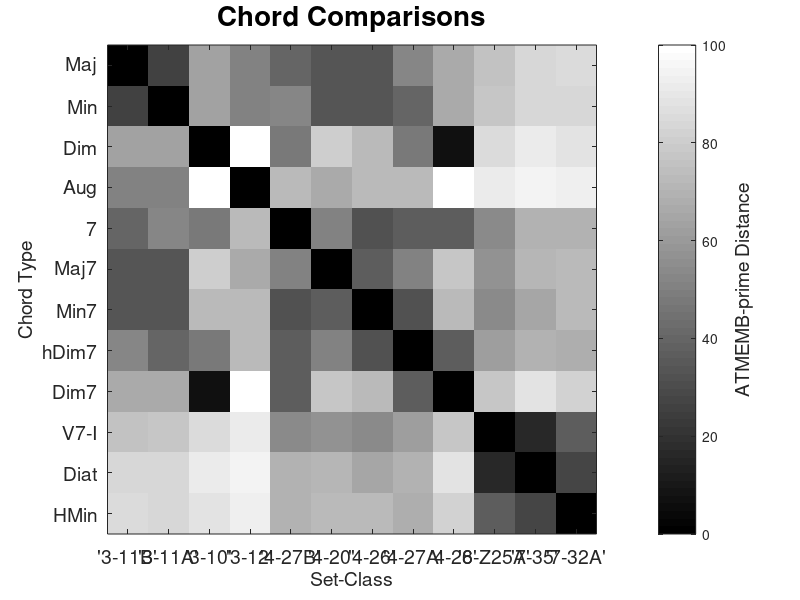
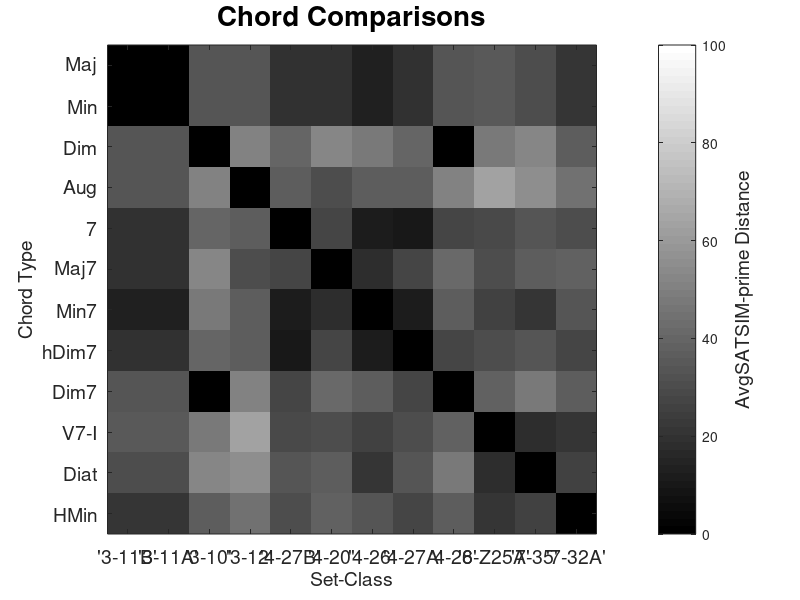
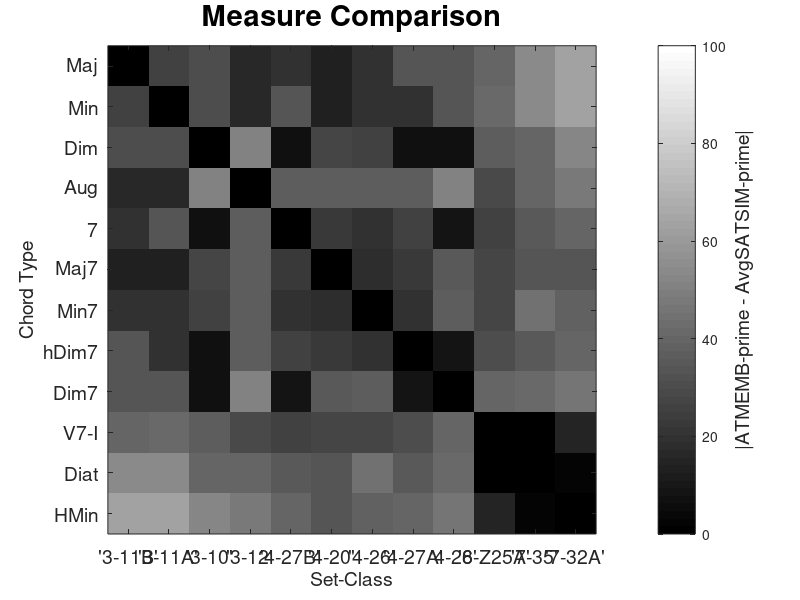
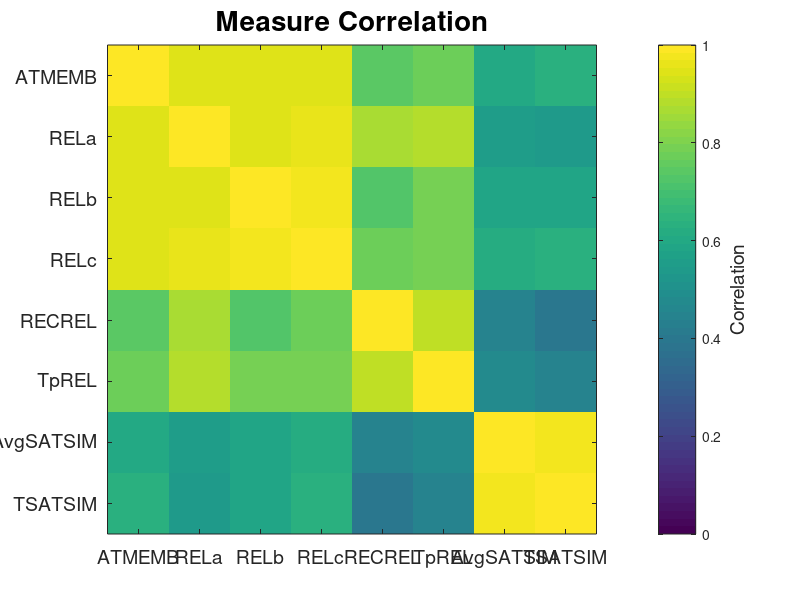

These figures' MATLAB source, in order:
function thesis_plots()

	% PLOTS...
	% ATMEMB AND AVGSATSIM CHORD COMPARISONS
	% ABS DIF BETWEEN TABLES
	chord_tables();

	% PLOTS...
	% THE CORRELATION BETWEEN ALL VALUES OF
	% ALL MEASURE
	correlate_all();

function table = chord_tables()

	load TotalMeasuresPrime%load TotalMeasuresPrime
	forteNames = textread('forteNamesAB.txt','%s');

	scs = [25 24 23 26 66 57 64 65 67 176 276 272];
	chord_labels = {'Maj';'Min';'Dim';'Aug';'7';'Maj7';'Min7';'hDim7';'Dim7';'V7-I';'Diat';'HMin';};
	sc_labels = forteNames(scs);
	table1 = ATMEMB_prime(scs,scs);
	table2 = AvgSATSIM_prime(scs, scs);
	table3 = RELa_prime(scs,scs);
	table4 = RELb_prime(scs,scs);
	table5 = RELc_prime(scs,scs);
	table6 = RECREL_prime(scs,scs);
	table7 = TpREL_prime(scs,scs);
	table8 = TSATSIM_prime(scs,scs);
	%{
	figure()
	imagesc(table1); caxis([0 100]);
	figure()
	imagesc(table2);caxis([0 100]);
	figure()
	imagesc(table3);caxis([0 100]);
	figure()
	imagesc(table4);caxis([0 100]);
	figure()
	imagesc(table5);caxis([0 100]);
	figure()
	imagesc(table6);caxis([0 100]);
	figure()
	imagesc(table7);caxis([0 100]);
	figure()
	imagesc(table8);caxis([0 100]);
	%}

	absdiff = abs(table1-table2);
	

	figure(); imagesc(table1);
	aux=(1:length(scs)); set(gca,'xtick',aux); set(gca,'ytick',aux);
	set(gca,'XTickLabel',sc_labels,'FontSize',14);
	set(gca,'YTickLabel',chord_labels,'FontSize',14);
	xlabel('Set-Class','FontSize',14); 
	ylabel('Chord Type','FontSize',14); 
	title('Chord Comparisons','FontSize',20);
	c = colorbar; caxis([0 100]); colormap(gray);
	ylabel(colorbar, 'ATMEMB-prime Distance','FontSize',14);	
	axis square;
	
	figure(); imagesc(table2);
	aux=(1:length(scs)); set(gca,'xtick',aux); set(gca,'ytick',aux);
	set(gca,'XTickLabel',sc_labels,'FontSize',14);
	set(gca,'YTickLabel',chord_labels,'FontSize',14);
	xlabel('Set-Class','FontSize',14); 
	ylabel('Chord Type','FontSize',14); 
	title('Chord Comparisons','FontSize',20);
	c = colorbar; caxis([0 100]); colormap(gray);
	ylabel(colorbar, 'AvgSATSIM-prime Distance','FontSize',14);	
	axis square;

	figure();
	imagesc(absdiff)
	aux=(1:length(scs)); set(gca,'xtick',aux); set(gca,'ytick',aux);
	set(gca,'XTickLabel',sc_labels,'FontSize',14);
	set(gca,'YTickLabel',chord_labels,'FontSize',14);
	xlabel('Set-Class','FontSize',14); 
	ylabel('Chord Type','FontSize',14); 
	title('Measure Comparison','FontSize',21);
	c = colorbar; caxis([0 100]); colormap(gray);
	ylabel(colorbar, '|ATMEMB-prime - AvgSATSIM-prime|','FontSize',14);	
	axis square;

function correlate_all()

	load TotalMeasuresPrime

	alltables(:,:,1) = ATMEMB_prime;
	alltables(:,:,2) = RELa_prime;
	alltables(:,:,3) = RELb_prime;
	alltables(:,:,4) = RELc_prime;
	alltables(:,:,5) = RECREL_prime;
	alltables(:,:,6) = TpREL_prime;
	alltables(:,:,7) = AvgSATSIM_prime;
	alltables(:,:,8) = TSATSIM_prime;

	for i = 1:size(alltables,3)
		for j = 1:size(alltables,3)
			measureA = alltables(:,:,i);
			measureB = alltables(:,:,j);

			A = [];
			B = [];
			for k = 1:size(measureA,1)-1
				for l = k+1:size(measureA,2)
					A(end+1) = measureA(k,l);
					B(end+1) = measureB(k,l);
				end
			end

			c = corrcoef(A',B');
			correlations(i,j) = c(1,2);
		end
	end
	figure();
	imagesc(correlations); caxis([0 1]);

	aux=(1:8); set(gca,'xtick',aux); set(gca,'ytick',aux);
	labels = {'ATMEMB';'RELa';'RELb';'RELc';'RECREL';'TpREL';'AvgSATSIM';'TSATSIM'};
	set(gca,'XTickLabel',labels,'FontSize',14);
	set(gca,'YTickLabel',labels,'FontSize',14);
	axis square
	title('Measure Correlation','FontSize',20);
	c = colorbar;
	ylabel(colorbar, 'Correlation','FontSize',14);
	
